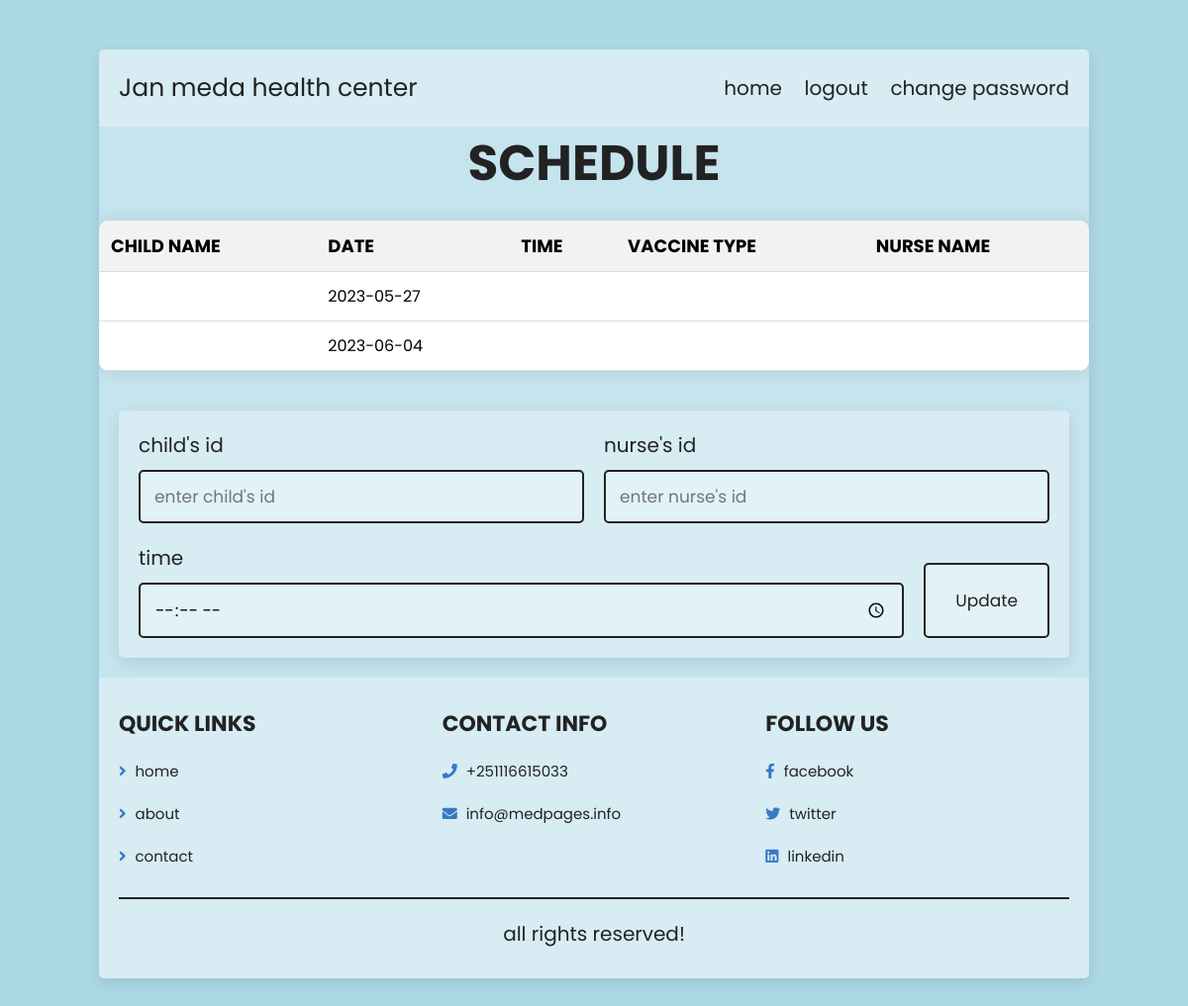
/schedule.php, run on an earlier commit of the app's database.
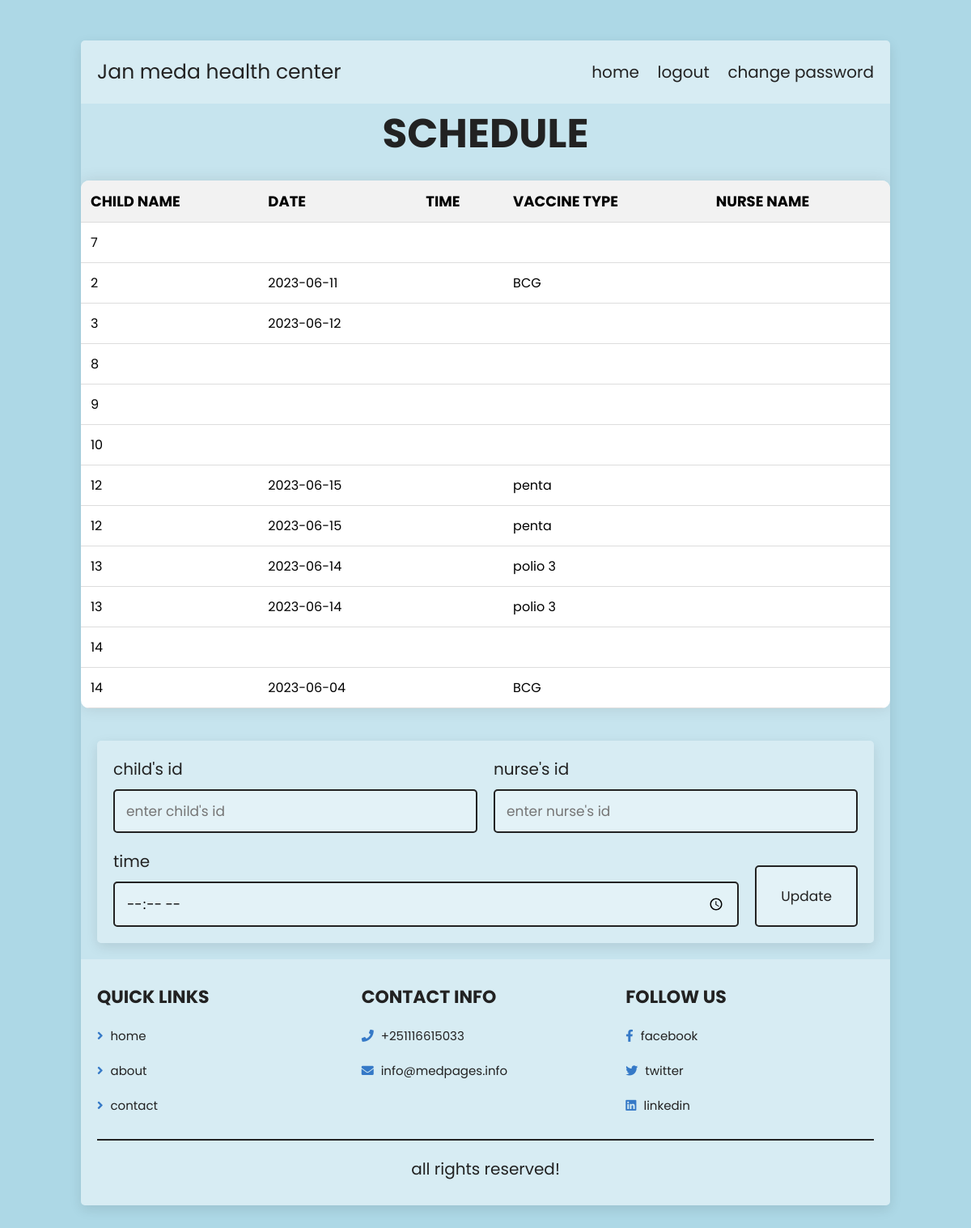
And on a later commit of the database.
### tables this page shows
CREATE TABLE `schedule` (
  `s_id` int(11) NOT NULL,
  `c_id` int(11) DEFAULT NULL,
  `n_id` int(11) DEFAULT NULL,
  `time` time DEFAULT NULL,
  `date` date DEFAULT NULL,
  `v_type` varchar(10) DEFAULT NULL
);

### schedule.php (the view, shortened to what this page needs)
<!DOCTYPE html>
<html lang="en">
<head>
   <link rel="stylesheet" href="https://cdnjs.cloudflare.com/ajax/libs/font-awesome/5.15.4/css/all.min.css">
   <link rel="stylesheet" href="https://unpkg.com/swiper@7/swiper-bundle.min.css" />
   <link rel="stylesheet" href="css/Style.css">
   <ink rel="shortcut icon" href="images/ye.jpg">
</head>
<body>
   <div class="container">
      <?php @include 'header.php'; ?>
      <h1 class="heading"> schedule</h1>
      <fieldset>
         <?php
         $host = "localhost";
         $username = "root";
         $password = "";
         $dbname = "vaccination_db";
         try {
            $conn = new PDO("mysql:host=$host;dbname=$dbname", $username, $password);
            $conn->setAttribute(PDO::ATTR_ERRMODE, PDO::ERRMODE_EXCEPTION);
            $stmt = $conn->query("SELECT * FROM schedule where time is  null");
            $stmt->execute();
            echo "<table>";
            echo "<tr><th>Child Name</th><th>Date</th><th>Time</th><th>Vaccine Type</th><th>nurse name</th></tr>";
            while ($row = $stmt->fetch()) {
               echo "<tr>";
               echo "<td>" . $row["c_id"] . "</td>";
               echo "<td>" . $row["date"] . "</td>";
               echo '<td class= "time">' . $row["time"] . "</td>";
               echo "<td>" . $row["v_type"] . "</td>";
               echo "<td>" . $row["n_id"] . "</td>";
               echo "</tr>";
            }
            echo "</table>";
         } catch (PDOException $e) {
            echo "Error: " . $e->getMessage();
         }
         ?>
      </fieldset>
      <fieldset>
         <section class="contact">
            <form action="" method="post">
               <div class="flex">
                  <div class="inputBox">
                     <span>child's id</span>
                     <input type="text" placeholder="enter child's id" name="c_id" required>
                  </div>
                  <div class="inputBox">
                     <span>nurse's id</span>
                     <input type="text" placeholder="enter nurse's id" name="n_id" required>
                  </div>
                  <div class="inputBox">
                     <span>time</span>
                     <input type="time" placeholder="enter time of vaccination" name="time" required>
                  </div>
                  <input type="submit" value="update" name="update" class="btn">
               </div>
            </form>
         </section>
      </fieldset>
      <?php @include 'footer.php'; ?>
   </div>
</body>
</html>

What changed in the data, as far as the page shows it:
no longer on this page (row edited): schedule: date "2023-06-04"
changed schedule (number 1 of 12 on the later page): c (not shown) → "7"; date "2023-05-27" → (not shown)
now on this page (row edited): schedule: c "2", date "2023-06-11", v_type "BCG"
now on this page (row edited): schedule: c "3", date "2023-06-12"
now on this page (row edited): schedule: c "8"
added schedule: c "9"
added schedule: c "10"
added schedule: c "12", date "2023-06-15", v_type "penta"
added schedule: c "12", date "2023-06-15", v_type "penta"
added schedule: c "13", date "2023-06-14", v_type "polio 3"
added schedule: c "13", date "2023-06-14", v_type "polio 3"
added schedule: c "14"
added schedule: c "14", date "2023-06-04", v_type "BCG"
